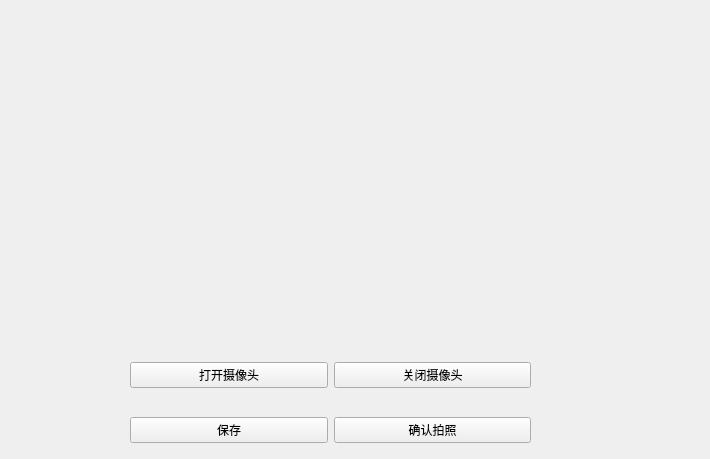
<?xml version="1.0" encoding="UTF-8"?>
<ui version="4.0">
 <class>captureImage</class>
 <widget class="QWidget" name="captureImage">
  <property name="geometry">
   <rect>
    <x>0</x>
    <y>0</y>
    <width>710</width>
    <height>459</height>
   </rect>
  </property>
  <property name="windowTitle">
   <string>Form</string>
  </property>
  <widget class="QLabel" name="imageLabel">
   <property name="geometry">
    <rect>
     <x>360</x>
     <y>80</y>
     <width>341</width>
     <height>221</height>
    </rect>
   </property>
   <property name="text">
    <string/>
   </property>
  </widget>
  <widget class="QWidget" name="horizontalLayoutWidget">
   <property name="geometry">
    <rect>
     <x>130</x>
     <y>350</y>
     <width>401</width>
     <height>51</height>
    </rect>
   </property>
   <layout class="QHBoxLayout" name="horizontalLayout">
    <item>
     <widget class="QPushButton" name="openCaptureBtn">
      <property name="text">
       <string>打开摄像头</string>
      </property>
     </widget>
    </item>
    <item>
     <widget class="QPushButton" name="closeCaptureBtn">
      <property name="text">
       <string>关闭摄像头</string>
      </property>
     </widget>
    </item>
   </layout>
  </widget>
  <widget class="QWidget" name="horizontalLayoutWidget_2">
   <property name="geometry">
    <rect>
     <x>10</x>
     <y>70</y>
     <width>331</width>
     <height>241</height>
    </rect>
   </property>
   <layout class="QHBoxLayout" name="ImageView"/>
  </widget>
  <widget class="QWidget" name="horizontalLayoutWidget_3">
   <property name="geometry">
    <rect>
     <x>130</x>
     <y>410</y>
     <width>401</width>
     <height>41</height>
    </rect>
   </property>
   <layout class="QHBoxLayout" name="horizontalLayout_2">
    <item>
     <widget class="QPushButton" name="saveImageBtn">
      <property name="text">
       <string>保存</string>
      </property>
     </widget>
    </item>
    <item>
     <widget class="QPushButton" name="confirmBtn">
      <property name="text">
       <string>确认拍照</string>
      </property>
     </widget>
    </item>
   </layout>
  </widget>
 </widget>
 <resources/>
 <connections/>
</ui>
